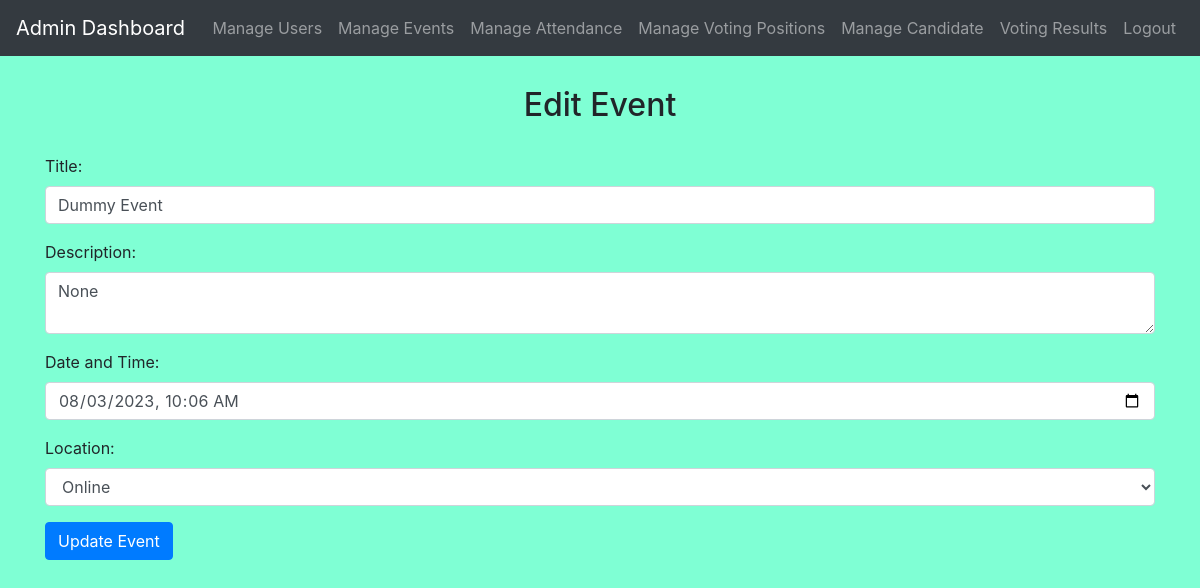
The app's page /admin/edit_event.php?id=1 (signed in) with its own data.
### tables this page shows
CREATE TABLE `events` (
  `EventID` int(11) NOT NULL,
  `Title` varchar(100) NOT NULL,
  `Description` text NOT NULL,
  `DateTime` datetime NOT NULL,
  `Location` varchar(20) NOT NULL,
  `Organizer` int(11) NOT NULL
);

### admin/edit_event.php (the view, shortened to what this page needs)
<?php
include('config.php');
if (isset($_GET['id'])) {
    $eventId = $_GET['id'];
    $selectSql = "SELECT * FROM Events WHERE EventID = $eventId";
    $result = $conn->query($selectSql);
    $event = $result->fetch_assoc();
} else {
    header("Location: view_events.php");
    exit;
}
?>
<!DOCTYPE html>
<html>
<head>
    <link rel="stylesheet" href="https://stackpath.bootstrapcdn.com/bootstrap/4.5.2/css/bootstrap.min.css">
    </head>
<body>
    <?php include('admin_navbar.php'); ?>
    <div class="container">
        <h2>Edit Event</h2>
        <form action="<?php echo $_SERVER['PHP_SELF']; ?>" method="post">
            <div class="form-group">
                <label for="title">Title:</label>
                <input type="text" class="form-control" id="title" name="title" value="<?php echo $event['Title']; ?>" required>
            </div>
            <div class="form-group">
                <label for="description">Description:</label>
                <textarea class="form-control" id="description" name="description" required><?php echo $event['Description']; ?></textarea>
            </div>
            <div class="form-group">
                <label for="datetime">Date and Time:</label>
                <input type="datetime-local" class="form-control" id="datetime" name="datetime" value="<?php echo date('Y-m-d\TH:i', strtotime($event['DateTime'])); ?>" required>
            </div>
            <div class="form-group">
                <label for="location">Location:</label>
                <select class="form-control" id="location" name="location">
                    <option value="Online" <?php if ($event['Location'] === 'Online') echo 'selected'; ?>>Online</option>
                </select>
            </div>
            <button type="submit" class="btn btn-primary">Update Event</button>
        </form>
    </div>
</body>
</html>

### admin/edit_event.php (style rules this page uses)
body { background-color: aquamarine; }
h1, h2, h3, h4 { margin-top: 30px; margin-bottom: 30px; text-align: center; }

### records on screen
events: title "Dummy Event", description "None", datetime "08/03/2023 10:06", location "Online"
